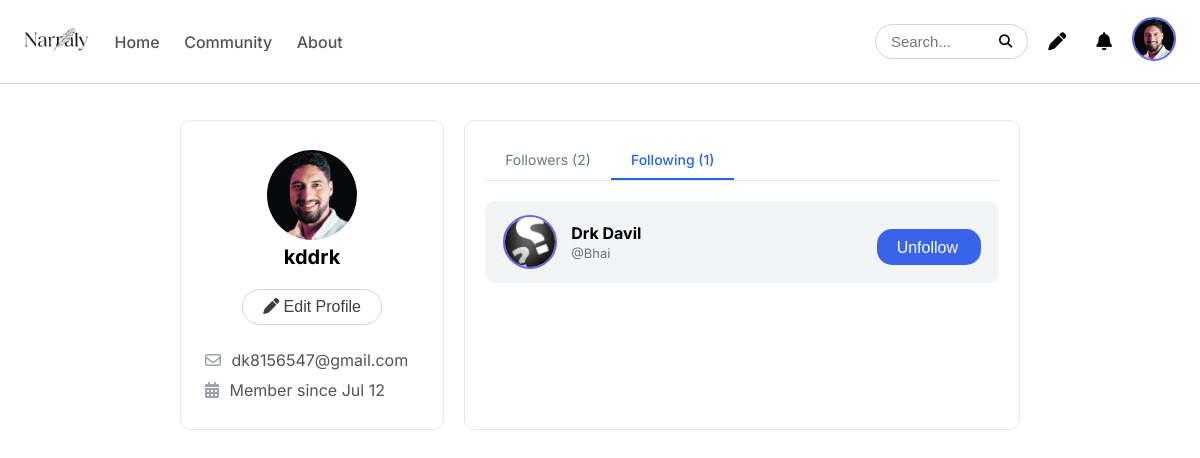
Page /Following (signed in) on the committed database.
### home/models.py (models this page shows, shortened)
class Profile(models.Model):
    uid = models.BigAutoField(primary_key=True)
    username = models.CharField(max_length=255)
    name = models.CharField(max_length=255)
    image = models.ImageField(upload_to='uimages/',null=True)
    email = models.CharField(max_length=255)
    profilbio = models.TextField()
    twitter = models.CharField(max_length=255)
    instagram = models.CharField(max_length=255)
    github = models.CharField(max_length=255)
    youtube = models.CharField(max_length=255)

class Follow(models.Model):
    fid=models.BigAutoField(primary_key=True)
    follower = models.ForeignKey(Profile, on_delete=models.CASCADE,related_name='following_set')
    following = models.ForeignKey(Profile, on_delete=models.CASCADE,related_name='followers_set')
    fdate = models.DateTimeField(auto_now_add=True)

### home/views.py (the view)
# urls.py: path('Following', views.ufollowing, name='ufollowing'),
def ufollowing(request):
    if request.user.is_authenticated:
        username = request.user.username
        current_user = request.user.username
        duser = User.objects.get(username=username)
        join_date = duser.date_joined
        cprofile = get_object_or_404(Profile, username=current_user)
        current_profile = Profile.objects.get(username=request.user.username)
        data = Profile.objects.filter(username=username)
        data1=Member.objects.filter(username=username)
        fprofile=Follow.objects.filter(follower=cprofile)
        foprofile=Follow.objects.filter(following=cprofile)
        following_ids = Follow.objects.filter(follower=current_profile).values_list('following__uid', flat=True)
        context={
                    'data':data,
                    'data1':data1,
                    'join_date':join_date,
                    'fprofile':fprofile,
                    'foprofile':foprofile,
                    'following_ids':following_ids,
                }
        return render (request,'../templates/ufollowing.html',context)
    else:
        return redirect('register')

### home/templates/ufollowing.html (shortened to what this page needs)
{% load static %}
<!DOCTYPE html>
<html lang="en">
<head>
    <link rel="stylesheet" href="https://cdnjs.cloudflare.com/ajax/libs/font-awesome/6.7.2/css/all.min.css"
 />
    <link rel="stylesheet" href="../static/ufollowing.css">
</head>
<body>
    <header>
        <nav class="nav">
            <div class="nav-left">
                <div class="nl-img">
                    <a href="{% url 'home' %}">
                        <img src="../static/image/nav/logom.png" alt="">
                    </a>
                </div>
                <div class="nl-text">
                    <a class="nla" href="{% url 'home' %}">Home</a>
                    <a class="nla" href="{% url 'community' %}">Community</a>
                    <a class="nla" href="{% url 'about' %}">About</a>
                </div>
            </div>
            <div class="nav-right">
                <form method="GET" action="{% url 'sercomm' %}">
                    <input type="text" name="q" placeholder="Search..." required>
                    <button type="submit"><i class="fa-solid fa-magnifying-glass"></i></button>
                </form>
                <a href="{% url 'writeblog' %}"><i class="fa fa fa-pen"></i></a>
                <a href="{% url 'notification' %}"><i class="fa fa fa-bell"></i></a>
                {% for i in data %}
                <div class="imgwrp">
                    <div class="{% if data1 %} nr-imgg {%else%} nr-img {%endif%}">
                        {% if i.image %}
                        <img src="{{ i.image.url }}" alt="" id="toggleBtn">
                        {% else %}
                        <span class="nr-text" id="toggleBtn">IMG</span>
                        {% endif %}
                    </div>
                </div>
                {% endfor %}
            </div>
        </nav>
    </header>
    <main class="main">
        <section class="container">
            {% for i in data %}
            <div class="profile-card">
                <div class="pcimg">
                    {% if i.image %}
                    <img src="{{ i.image.url }}" alt="" id="toggleBtn">
                    {% else %}
                    <span class="nr-textpc">IMG</span>
                    {% endif %}
                </div>
                {%if i.name%}
                <h2>{{i.name}}</h2>
                {%else%}
                <h2>{{i.username}}</h2>
                {%endif%}
                <a href="{% url 'pedit' %}">
                    <button class="edit-btn"><i class="fas fa-pen"></i> Edit Profile</button>
                </a>
                <div class="profile-info">
                    <p><i class="fa-regular fa-envelope"></i> {{i.email}}</p>
                    <p><i class="fas fa-calendar-alt"></i> Member since {{join_date|date:"M j"}}</p>
                </div>
            </div>
            {%endfor%}
            <div class="follow-card">
                <div class="tabs">
                    <a href="{% url 'ufollowers' %}">
                        <div class="tab">Followers ({{foprofile|length}})</div>
                    </a>
                    <a href="{% url 'ufollowing' %}">
                        <div class="tab active">Following ({{fprofile|length}})</div>
                    </a>
                </div>
                {% for i in fprofile %}
                <div class="follower-item">
                    <a href="{% url 'feedprofile' i.following.uid %}">
                        <div class="follower-left">
                            <div class="{% if data1 %} fl-imgg {%else%} fl-img {%endif%}">
                                {% if i.following.image %}
                                <img src="{{ i.following.image.url }}" alt="">
                                {% else %}
                                <span class="nr-textpf">IMG</span>
                                {% endif %}
                            </div>
                            <div class="follower-details">
                                {% if i.following.name %}
                                <h4>{{i.following.name}}</h4>
                                {%else%}
                                <h4>{{i.following.username}}</h4>
                                {%endif%}
                                <p>@{{i.following.username}}</p>
                            </div>
                        </div>
                    </a>
                    <div class="follower-check">
                        <form method="post" action="{% url 'follow_toggle' i.following.uid %}">
                            {% if i.following.uid in following_ids %}
                            <button type="submit">Unfollow</button>
                            {% else %}
                            <button type="submit">Follow</button>
                            {% endif %}
                        </form>
                    </div>
                </div>
                {%endfor%}
            </div>
        </section>
    </main>
</body>
</html>

### home/static/ufollowing.css (style rules this page uses)
* { padding: 0; margin: 0; }
body { font-family: "Inter", "Poppins", sans-serif; font-optical-sizing: auto; display: flex; flex-direction: column; min-height: 100vh; }
a { text-decoration: none; color: black; }
.nav { position: fixed; width: 100%; z-index: 2; display: flex; justify-content: space-between; background-color: white; border-bottom: 1px solid #D4D4D8; padding: 12px 0px; align-items: center; }
.nav-left { display: flex; gap: 15px; padding-left: 24px; align-items: center; }
.nav-left img { width: inherit; height: 4vh; box-sizing: border-box; }
.nl-text a { font-size: 16px; font-weight: 500; padding: 10px 15px; color: #52525b; }
.nav-right { word-spacing: 5px; padding-right: 24px; display: flex; gap: 10px; align-items: center; margin-top: 0; }
.nav-right form { background-color: white; border: none; border: 1px solid #D4D4D8; border-radius: 28px; cursor: pointer; font-size: 15px; word-spacing: 6px; padding: 8px 15px; display: flex; align-items: center; gap: 8px; }
.nav-right form input { border: none; outline: none; background-color: transparent; font-size: 15px; color: #52525b; width: 100px; }
.nav-right form button { background-color: transparent; border: none; cursor: pointer; }
.nav-right a i { font-size: 18px; padding: 10px 10px; }
.imgwrp { position: relative; display: inline-block; margin-bottom: 10px; }
.nr-imgg { margin-top: 5px; align-items: center; justify-content: center; border-radius: 50%; overflow: hidden; background-color: gray; width: 40px; height: 40px; cursor: pointer; display: flex; border: 2px solid #6366f1; }
.nr-imgg img { width: 100%; height: inherit; object-fit: cover; }
.main { margin: 0 30% 0 20%; padding-top: 6%; max-width: 1400px; }
.container { display: flex; gap: 20px; }
.profile-card { background: white; padding: 24px; border: 1px solid #e5e7eb; border-radius: 10px; width: 350px; height: 260px; text-align: center; }
.pcimg { margin: 5px auto 5px auto; align-items: center; justify-content: center; border-radius: 50%; overflow: hidden; background-color: gray; width: 90px; height: 90px; cursor: pointer; display: flex; }
.pcimg img { width: 100%; height: inherit; object-fit: cover; }
.profile-card h2 { font-size: 20px; margin-bottom: 20px; }
.edit-btn { background: white; border: 1px solid #d1d5db; padding: 0.5rem 1.25rem; border-radius: 999px; cursor: pointer; margin-bottom: 15px; font-size: 16px; font-weight: 500; color: #3f3f46; }
.profile-info { text-align: left; margin-top: 10px; }
.profile-info p { font-size: 16px; font-weight: 400; color: #52525b; margin-top: 10px; }
.profile-info i { margin-right: 6px; color: #9ca3af; }
.follow-card { background: white; padding: 20px; border: 1px solid #e5e7eb; border-radius: 10px; width: 100%; }
.tabs { display: flex; border-bottom: 1px solid #e5e7eb; margin-bottom: 20px; }
.tab { padding: 10px 20px; font-size: 14px; color: #6b7280; cursor: pointer; border-bottom: 2px solid transparent; }
.tab.active { color: #2563eb; font-weight: 500; border-color: #2563eb; }
.follower-item { display: flex; align-items: center; justify-content: space-between; background: #f3f4f6; padding: 14px 18px; border-radius: 10px; margin-top: 10px; }
.follower-left { display: flex; align-items: center; gap: 14px; }
.fl-imgg { align-items: center; justify-content: center; border-radius: 50%; overflow: hidden; background-color: gray; width: 50px; height: 50px; cursor: pointer; display: flex; border: 2px solid #6366f1; }
.follower-left img { width: 100%; height: inherit; object-fit: cover; }
.follower-details h4 { margin: 0; font-size: 16px; }
.follower-details p { margin: 2px 0 0; font-size: 13px; color: #6b7280; }
.follower-check { margin-top: 10px; border-radius:15px ; height: 20px; padding: 8px 20px; background-color: #3863EB; display: flex; align-items: center; justify-content: center; }
.follower-check button { color: white; font-size: 16px; padding-right: 3px; border: none; background-color: #3863EB; }
@media only screen and (min-width:1025px) and (max-width:1200px) { .nav-left img { height: 3vh; } }
@media only screen and (min-width:1025px) and (max-width:1200px) { .nl-text a { padding: 10px 10px; } }
@media only screen and (min-width:1025px) and (max-width:1200px) { .main { padding-top: 10%; margin: 0 15% 0 15%; } }

### rows in the picture
Profile: image (picture), name "kddrk", email "dk8156547@gmail.com"
Follow: following.image (picture), following.name "Drk Davil", following.username "Bhai", shows "Unfollow"

### other values in the picture
{{ join_date|date:"M j" }} "Jul 12"
{{ foprofile|length }} "2"
{{ fprofile|length }} "1"
